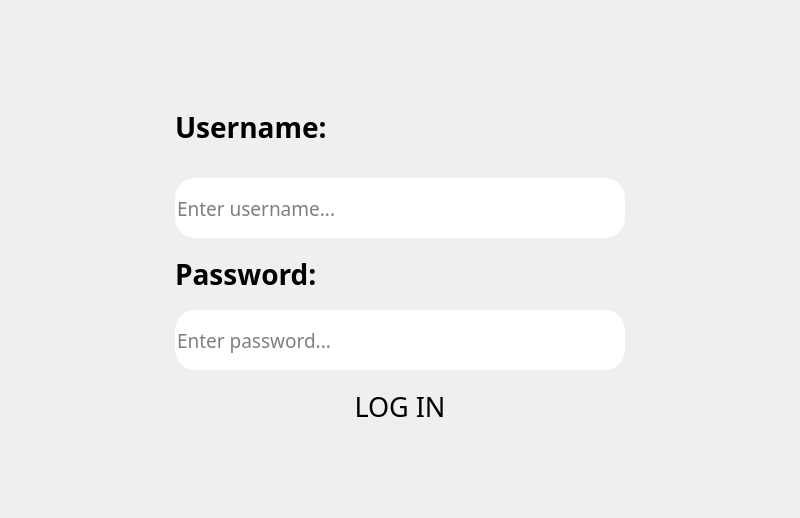
<?xml version="1.0" encoding="UTF-8"?>
<ui version="4.0">
 <class>Form</class>
 <widget class="QWidget" name="Form">
  <property name="windowModality">
   <enum>Qt::NonModal</enum>
  </property>
  <property name="geometry">
   <rect>
    <x>0</x>
    <y>0</y>
    <width>800</width>
    <height>518</height>
   </rect>
  </property>
  <property name="windowTitle">
   <string>Form</string>
  </property>
  <property name="layoutDirection">
   <enum>Qt::LeftToRight</enum>
  </property>
  <property name="styleSheet">
   <string notr="true"/>
  </property>
  <layout class="QGridLayout" name="gridLayout">
   <item row="1" column="0">
    <spacer name="horizontalSpacer">
     <property name="orientation">
      <enum>Qt::Horizontal</enum>
     </property>
     <property name="sizeType">
      <enum>QSizePolicy::Minimum</enum>
     </property>
     <property name="sizeHint" stdset="0">
      <size>
       <width>40</width>
       <height>20</height>
      </size>
     </property>
    </spacer>
   </item>
   <item row="2" column="2">
    <spacer name="verticalSpacer">
     <property name="orientation">
      <enum>Qt::Vertical</enum>
     </property>
     <property name="sizeType">
      <enum>QSizePolicy::Minimum</enum>
     </property>
     <property name="sizeHint" stdset="0">
      <size>
       <width>20</width>
       <height>40</height>
      </size>
     </property>
    </spacer>
   </item>
   <item row="1" column="2">
    <layout class="QVBoxLayout" name="verticalLayout">
     <property name="sizeConstraint">
      <enum>QLayout::SetFixedSize</enum>
     </property>
     <item>
      <widget class="QLabel" name="user">
       <property name="minimumSize">
        <size>
         <width>200</width>
         <height>60</height>
        </size>
       </property>
       <property name="maximumSize">
        <size>
         <width>300</width>
         <height>90</height>
        </size>
       </property>
       <property name="font">
        <font>
         <family>Bahnschrift</family>
         <pointsize>21</pointsize>
         <weight>75</weight>
         <bold>true</bold>
        </font>
       </property>
       <property name="styleSheet">
        <string notr="true"/>
       </property>
       <property name="text">
        <string>Username:</string>
       </property>
       <property name="alignment">
        <set>Qt::AlignLeading|Qt::AlignLeft|Qt::AlignVCenter</set>
       </property>
      </widget>
     </item>
     <item>
      <widget class="QLineEdit" name="userinput">
       <property name="enabled">
        <bool>true</bool>
       </property>
       <property name="minimumSize">
        <size>
         <width>300</width>
         <height>50</height>
        </size>
       </property>
       <property name="maximumSize">
        <size>
         <width>450</width>
         <height>60</height>
        </size>
       </property>
       <property name="font">
        <font>
         <family>Bahnschrift</family>
         <pointsize>14</pointsize>
        </font>
       </property>
       <property name="styleSheet">
        <string notr="true">border-radius: 20px</string>
       </property>
       <property name="inputMethodHints">
        <set>Qt::ImhNone</set>
       </property>
       <property name="text">
        <string/>
       </property>
       <property name="frame">
        <bool>false</bool>
       </property>
       <property name="alignment">
        <set>Qt::AlignLeading|Qt::AlignLeft|Qt::AlignVCenter</set>
       </property>
       <property name="placeholderText">
        <string notr="true">Enter username...</string>
       </property>
       <property name="cursorMoveStyle">
        <enum>Qt::LogicalMoveStyle</enum>
       </property>
       <property name="clearButtonEnabled">
        <bool>true</bool>
       </property>
      </widget>
     </item>
     <item>
      <widget class="QLabel" name="password">
       <property name="minimumSize">
        <size>
         <width>200</width>
         <height>60</height>
        </size>
       </property>
       <property name="maximumSize">
        <size>
         <width>200</width>
         <height>60</height>
        </size>
       </property>
       <property name="font">
        <font>
         <family>Bahnschrift</family>
         <pointsize>21</pointsize>
         <weight>75</weight>
         <bold>true</bold>
        </font>
       </property>
       <property name="layoutDirection">
        <enum>Qt::LeftToRight</enum>
       </property>
       <property name="styleSheet">
        <string notr="true"/>
       </property>
       <property name="text">
        <string>Password:</string>
       </property>
       <property name="alignment">
        <set>Qt::AlignLeading|Qt::AlignLeft|Qt::AlignVCenter</set>
       </property>
      </widget>
     </item>
     <item>
      <widget class="QLineEdit" name="passwordinput">
       <property name="minimumSize">
        <size>
         <width>300</width>
         <height>50</height>
        </size>
       </property>
       <property name="maximumSize">
        <size>
         <width>450</width>
         <height>60</height>
        </size>
       </property>
       <property name="font">
        <font>
         <family>Bahnschrift</family>
         <pointsize>14</pointsize>
        </font>
       </property>
       <property name="styleSheet">
        <string notr="true">border-radius: 20px</string>
       </property>
       <property name="text">
        <string/>
       </property>
       <property name="frame">
        <bool>false</bool>
       </property>
       <property name="echoMode">
        <enum>QLineEdit::Password</enum>
       </property>
       <property name="alignment">
        <set>Qt::AlignLeading|Qt::AlignLeft|Qt::AlignVCenter</set>
       </property>
       <property name="readOnly">
        <bool>false</bool>
       </property>
       <property name="placeholderText">
        <string notr="true">Enter password...</string>
       </property>
       <property name="cursorMoveStyle">
        <enum>Qt::LogicalMoveStyle</enum>
       </property>
       <property name="clearButtonEnabled">
        <bool>true</bool>
       </property>
      </widget>
     </item>
     <item alignment="Qt::AlignHCenter">
      <widget class="QPushButton" name="loginbutton">
       <property name="sizePolicy">
        <sizepolicy hsizetype="Minimum" vsizetype="Minimum">
         <horstretch>0</horstretch>
         <verstretch>0</verstretch>
        </sizepolicy>
       </property>
       <property name="minimumSize">
        <size>
         <width>200</width>
         <height>60</height>
        </size>
       </property>
       <property name="maximumSize">
        <size>
         <width>300</width>
         <height>60</height>
        </size>
       </property>
       <property name="font">
        <font>
         <family>Bahnschrift</family>
         <pointsize>20</pointsize>
        </font>
       </property>
       <property name="cursor">
        <cursorShape>PointingHandCursor</cursorShape>
       </property>
       <property name="mouseTracking">
        <bool>false</bool>
       </property>
       <property name="focusPolicy">
        <enum>Qt::StrongFocus</enum>
       </property>
       <property name="styleSheet">
        <string notr="true">border-radius: 20px</string>
       </property>
       <property name="text">
        <string>LOG IN</string>
       </property>
       <property name="shortcut">
        <string>Return</string>
       </property>
       <property name="checkable">
        <bool>false</bool>
       </property>
       <property name="autoDefault">
        <bool>false</bool>
       </property>
      </widget>
     </item>
    </layout>
   </item>
   <item row="0" column="2">
    <spacer name="verticalSpacer_2">
     <property name="orientation">
      <enum>Qt::Vertical</enum>
     </property>
     <property name="sizeType">
      <enum>QSizePolicy::Minimum</enum>
     </property>
     <property name="sizeHint" stdset="0">
      <size>
       <width>20</width>
       <height>40</height>
      </size>
     </property>
    </spacer>
   </item>
   <item row="1" column="3">
    <spacer name="horizontalSpacer_2">
     <property name="orientation">
      <enum>Qt::Horizontal</enum>
     </property>
     <property name="sizeType">
      <enum>QSizePolicy::Minimum</enum>
     </property>
     <property name="sizeHint" stdset="0">
      <size>
       <width>40</width>
       <height>20</height>
      </size>
     </property>
    </spacer>
   </item>
  </layout>
 </widget>
 <resources/>
 <connections/>
</ui>
